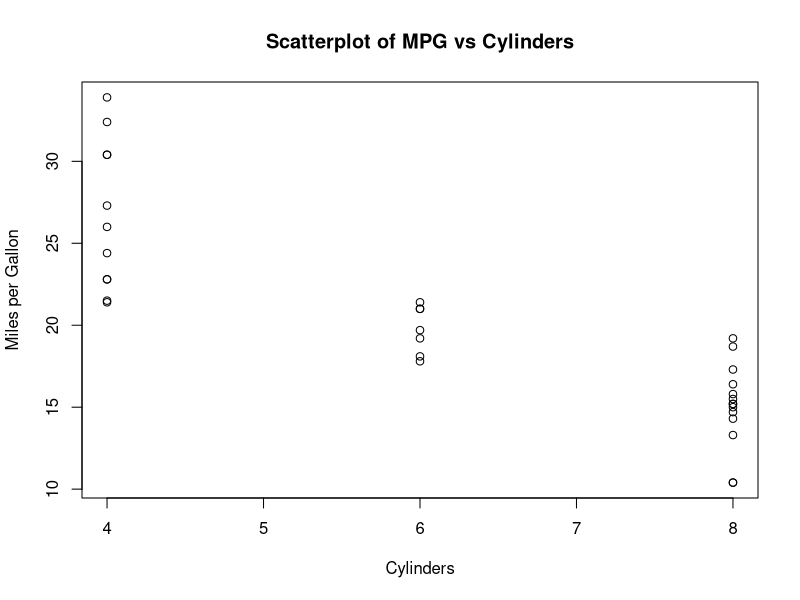
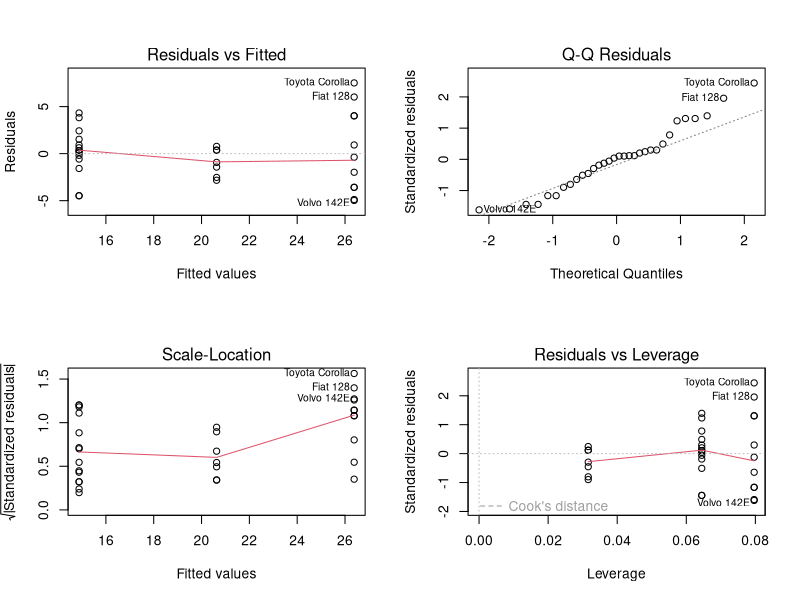

Write R code to recreate these figures, in order.
# Simple Linear Regression analysis on the sample mtcars dataset

# Written by Sahill S Sharma - 23/12/2023

library(datasets)

data()

data <- mtcars

# Question - is the number of cylinders a car has, a statistically significant predictor of a car's MPG (miles per gallon?)

plot(mtcars$cyl, mtcars$mpg, xlab = "Cylinders", 
                              ylab = "Miles per Gallon", 
                              main = "Scatterplot of MPG vs Cylinders") # appears to be a strong negative trending relationship here - linear assumption met

?plot
cars.lm <- lm(mpg ~ cyl, data = data)
summary(cars.lm)

# check for all assumptions
par(mfrow = c(2, 2))
plot(cars.lm)
# all assumptions look fine, residuals (i.e. predicted - actual) are distributed normally. 

# Regression equation: MPG = 37.8846 - 2.8758cyl (for every 1 unit inc in MPG, expect a 2.9 unit decrease in cyl - 
                                                  # makes sense as less cylinders generally equate to better MPG)

# Adjusted R-squared of 0.72 suggests very strong statistical relationship between cylinder and MPG. P-value of 
# 6.113e-10 < 5% sig level, so can reject the null, and accept that there is a relationship present. 